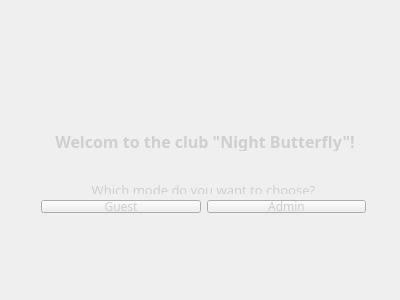
<?xml version="1.0" encoding="UTF-8"?>
<ui version="4.0">
 <class>StartWindow</class>
 <widget class="QMainWindow" name="StartWindow">
  <property name="geometry">
   <rect>
    <x>0</x>
    <y>0</y>
    <width>400</width>
    <height>300</height>
   </rect>
  </property>
  <property name="windowTitle">
   <string>StartWindow</string>
  </property>
  <property name="styleSheet">
   <string notr="true">background-image: url(:/StartWindow/Design/Фон/StartWindowBack.jpg);</string>
  </property>
  <property name="dockNestingEnabled">
   <bool>false</bool>
  </property>
  <widget class="QWidget" name="centralWidget">
   <widget class="QLabel" name="label">
    <property name="geometry">
     <rect>
      <x>20</x>
      <y>130</y>
      <width>370</width>
      <height>21</height>
     </rect>
    </property>
    <property name="font">
     <font>
      <family>Cascadia Code Light</family>
      <pointsize>12</pointsize>
      <weight>9</weight>
      <italic>false</italic>
      <bold>false</bold>
     </font>
    </property>
    <property name="layoutDirection">
     <enum>Qt::RightToLeft</enum>
    </property>
    <property name="autoFillBackground">
     <bool>false</bool>
    </property>
    <property name="styleSheet">
     <string notr="true">font: 75 12pt &quot;Cascadia Code Light&quot;;</string>
    </property>
    <property name="text">
     <string>&lt;html&gt;&lt;head/&gt;&lt;body&gt;&lt;p align=&quot;center&quot;&gt;&lt;span style=&quot; font-weight:600; color:#cfcfcf;&quot;&gt;Welcom to the club &amp;quot;Night Butterfly&amp;quot;!&lt;/span&gt;&lt;/p&gt;&lt;/body&gt;&lt;/html&gt;</string>
    </property>
    <property name="alignment">
     <set>Qt::AlignCenter</set>
    </property>
   </widget>
   <widget class="QWidget" name="layoutWidget">
    <property name="geometry">
     <rect>
      <x>30</x>
      <y>170</y>
      <width>347</width>
      <height>54</height>
     </rect>
    </property>
    <layout class="QGridLayout" name="gridLayout">
     <item row="2" column="1">
      <widget class="QPushButton" name="pushButton_Admin">
       <property name="font">
        <font>
         <family>Cascadia Mono Light</family>
        </font>
       </property>
       <property name="styleSheet">
        <string notr="true">color: rgb(207, 207, 207)</string>
       </property>
       <property name="text">
        <string>Admin</string>
       </property>
      </widget>
     </item>
     <item row="2" column="0">
      <widget class="QPushButton" name="pushButton_Guest">
       <property name="font">
        <font>
         <family>Cascadia Mono Light</family>
        </font>
       </property>
       <property name="toolTip">
        <string>&lt;html&gt;&lt;head/&gt;&lt;body&gt;&lt;p&gt;&lt;br/&gt;&lt;/p&gt;&lt;/body&gt;&lt;/html&gt;</string>
       </property>
       <property name="styleSheet">
        <string notr="true">color: rgb(207, 207, 207)</string>
       </property>
       <property name="text">
        <string>Guest</string>
       </property>
      </widget>
     </item>
     <item row="0" column="0" colspan="2">
      <widget class="QLabel" name="label_2">
       <property name="font">
        <font>
         <family>Cascadia Code Light</family>
         <pointsize>10</pointsize>
         <weight>3</weight>
         <italic>false</italic>
         <bold>false</bold>
        </font>
       </property>
       <property name="styleSheet">
        <string notr="true">font: 25 10pt &quot;Cascadia Code Light&quot;;</string>
       </property>
       <property name="text">
        <string>&lt;html&gt;&lt;head/&gt;&lt;body&gt;&lt;p align=&quot;center&quot;&gt;&lt;span style=&quot; color:#cfcfcf;&quot;&gt;Which mode do you want to choose?&lt;/span&gt;&lt;/p&gt;&lt;/body&gt;&lt;/html&gt;</string>
       </property>
      </widget>
     </item>
    </layout>
   </widget>
  </widget>
 </widget>
 <layoutdefault spacing="6" margin="11"/>
 <resources/>
 <connections/>
</ui>
